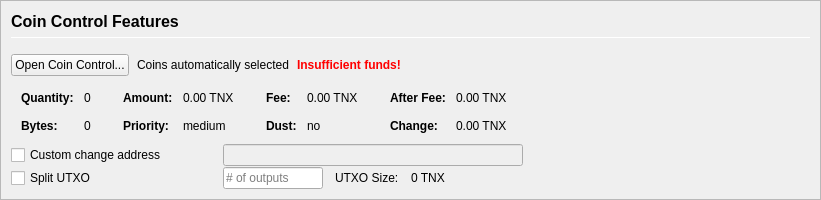
         <widget class="QFrame" name="frameCoinControl">
          <property name="sizePolicy">
           <sizepolicy hsizetype="Expanding" vsizetype="Expanding">
            <horstretch>0</horstretch>
            <verstretch>0</verstretch>
           </sizepolicy>
          </property>
          <property name="maximumSize">
           <size>
            <width>16777215</width>
            <height>16777215</height>
           </size>
          </property>
          <property name="frameShape">
           <enum>QFrame::StyledPanel</enum>
          </property>
          <property name="frameShadow">
           <enum>QFrame::Sunken</enum>
          </property>
          <layout class="QVBoxLayout" name="verticalLayoutCoinControl2">
           <property name="spacing">
            <number>0</number>
           </property>
           <property name="leftMargin">
            <number>0</number>
           </property>
           <property name="topMargin">
            <number>0</number>
           </property>
           <property name="rightMargin">
            <number>0</number>
           </property>
           <property name="bottomMargin">
            <number>0</number>
           </property>
           <item>
            <widget class="QFrame" name="frameCoinControl_BG">
             <layout class="QVBoxLayout" name="verticalLayoutCoinControl" stretch="0,0,0,0,0,0">
              <property name="spacing">
               <number>1</number>
              </property>
              <property name="leftMargin">
               <number>10</number>
              </property>
              <property name="topMargin">
               <number>10</number>
              </property>
              <item>
               <layout class="QHBoxLayout" name="horizontalLayoutCoinControl1">
                <property name="bottomMargin">
                 <number>15</number>
                </property>
                <item>
                 <layout class="QVBoxLayout" name="verticalLayout_3">
                  <property name="spacing">
                   <number>6</number>
                  </property>
                  <item>
                   <widget class="QLabel" name="labelCoinControlFeatures">
                    <property name="sizePolicy">
                     <sizepolicy hsizetype="Preferred" vsizetype="Maximum">
                      <horstretch>0</horstretch>
                      <verstretch>0</verstretch>
                     </sizepolicy>
                    </property>
                    <property name="minimumSize">
                     <size>
                      <width>0</width>
                      <height>20</height>
                     </size>
                    </property>
                    <property name="font">
                     <font>
                      <pointsize>12</pointsize>
                      <weight>75</weight>
                      <bold>true</bold>
                     </font>
                    </property>
                    <property name="styleSheet">
                     <string notr="true">font-weight:bold;</string>
                    </property>
                    <property name="text">
                     <string>Coin Control Features</string>
                    </property>
                   </widget>
                  </item>
                  <item>
                   <widget class="Line" name="line">
                    <property name="minimumSize">
                     <size>
                      <width>0</width>
                      <height>1</height>
                     </size>
                    </property>
                    <property name="maximumSize">
                     <size>
                      <width>16777215</width>
                      <height>1</height>
                     </size>
                    </property>
                    <property name="orientation">
                     <enum>Qt::Horizontal</enum>
                    </property>
                   </widget>
                  </item>
                 </layout>
                </item>
               </layout>
              </item>
              <item>
               <layout class="QHBoxLayout" name="horizontalLayoutCoinControl2" stretch="0,0,0,0">
                <property name="spacing">
                 <number>8</number>
                </property>
                <property name="bottomMargin">
                 <number>10</number>
                </property>
                <item>
                 <widget class="QPushButton" name="pushButtonCoinControl">
                  <property name="styleSheet">
                   <string notr="true"/>
                  </property>
                  <property name="text">
                   <string>Open Coin Control...</string>
                  </property>
                  <property name="autoDefault">
                   <bool>false</bool>
                  </property>
                 </widget>
                </item>
                <item>
                 <widget class="QLabel" name="labelCoinControlAutomaticallySelected">
                  <property name="text">
                   <string>Coins automatically selected</string>
                  </property>
                  <property name="margin">
                   <number>5</number>
                  </property>
                 </widget>
                </item>
                <item>
                 <widget class="QLabel" name="labelCoinControlInsuffFunds">
                  <property name="font">
                   <font>
                    <weight>75</weight>
                    <bold>true</bold>
                   </font>
                  </property>
                  <property name="styleSheet">
                   <string notr="true">color:red;font-weight:bold;</string>
                  </property>
                  <property name="text">
                   <string>Insufficient funds!</string>
                  </property>
                  <property name="margin">
                   <number>5</number>
                  </property>
                 </widget>
                </item>
                <item>
                 <spacer name="horizontalSpacerCoinControl">
                  <property name="orientation">
                   <enum>Qt::Horizontal</enum>
                  </property>
                  <property name="sizeHint" stdset="0">
                   <size>
                    <width>40</width>
                    <height>1</height>
                   </size>
                  </property>
                 </spacer>
                </item>
               </layout>
              </item>
              <item>
               <widget class="QWidget" name="widgetCoinControl" native="true">
                <property name="sizePolicy">
                 <sizepolicy hsizetype="Preferred" vsizetype="Preferred">
                  <horstretch>0</horstretch>
                  <verstretch>0</verstretch>
                 </sizepolicy>
                </property>
                <property name="minimumSize">
                 <size>
                  <width>0</width>
                  <height>0</height>
                 </size>
                </property>
                <property name="styleSheet">
                 <string notr="true"/>
                </property>
                <layout class="QHBoxLayout" name="horizontalLayoutCoinControl5">
                 <property name="leftMargin">
                  <number>0</number>
                 </property>
                 <property name="topMargin">
                  <number>0</number>
                 </property>
                 <property name="rightMargin">
                  <number>0</number>
                 </property>
                 <property name="bottomMargin">
                  <number>0</number>
                 </property>
                 <item>
                  <layout class="QHBoxLayout" name="horizontalLayoutCoinControl3" stretch="0,0,0,1">
                   <property name="spacing">
                    <number>20</number>
                   </property>
                   <property name="topMargin">
                    <number>0</number>
                   </property>
                   <property name="bottomMargin">
                    <number>10</number>
                   </property>
                   <item>
                    <layout class="QFormLayout" name="formLayoutCoinControl1">
                     <property name="horizontalSpacing">
                      <number>10</number>
                     </property>
                     <property name="verticalSpacing">
                      <number>14</number>
                     </property>
                     <property name="leftMargin">
                      <number>10</number>
                     </property>
                     <property name="topMargin">
                      <number>4</number>
                     </property>
                     <property name="rightMargin">
                      <number>6</number>
                     </property>
                     <item row="0" column="0">
                      <widget class="QLabel" name="labelCoinControlQuantityText">
                       <property name="font">
                        <font>
                         <weight>75</weight>
                         <bold>true</bold>
                        </font>
                       </property>
                       <property name="text">
                        <string>Quantity:</string>
                       </property>
                       <property name="margin">
                        <number>0</number>
                       </property>
                      </widget>
                     </item>
                     <item row="0" column="1">
                      <widget class="QLabel" name="labelCoinControlQuantity">
                       <property name="cursor">
                        <cursorShape>IBeamCursor</cursorShape>
                       </property>
                       <property name="contextMenuPolicy">
                        <enum>Qt::ActionsContextMenu</enum>
                       </property>
                       <property name="text">
                        <string notr="true">0</string>
                       </property>
                       <property name="margin">
                        <number>0</number>
                       </property>
                       <property name="textInteractionFlags">
                        <set>Qt::LinksAccessibleByMouse|Qt::TextSelectableByKeyboard|Qt::TextSelectableByMouse</set>
                       </property>
                      </widget>
                     </item>
                     <item row="1" column="0">
                      <widget class="QLabel" name="labelCoinControlBytesText">
                       <property name="font">
                        <font>
                         <weight>75</weight>
                         <bold>true</bold>
                        </font>
                       </property>
                       <property name="text">
                        <string>Bytes:</string>
                       </property>
                      </widget>
                     </item>
                     <item row="1" column="1">
                      <widget class="QLabel" name="labelCoinControlBytes">
                       <property name="cursor">
                        <cursorShape>IBeamCursor</cursorShape>
                       </property>
                       <property name="contextMenuPolicy">
                        <enum>Qt::ActionsContextMenu</enum>
                       </property>
                       <property name="text">
                        <string notr="true">0</string>
                       </property>
                       <property name="textInteractionFlags">
                        <set>Qt::LinksAccessibleByMouse|Qt::TextSelectableByKeyboard|Qt::TextSelectableByMouse</set>
                       </property>
                      </widget>
                     </item>
                    </layout>
                   </item>
                   <item>
                    <layout class="QFormLayout" name="formLayoutCoinControl2">
                     <property name="horizontalSpacing">
                      <number>10</number>
                     </property>
                     <property name="verticalSpacing">
                      <number>14</number>
                     </property>
                     <property name="leftMargin">
                      <number>6</number>
                     </property>
                     <property name="topMargin">
                      <number>4</number>
                     </property>
                     <property name="rightMargin">
                      <number>6</number>
                     </property>
                     <item row="0" column="0">
                      <widget class="QLabel" name="labelCoinControlAmountText">
                       <property name="font">
                        <font>
                         <weight>75</weight>
                         <bold>true</bold>
                        </font>
                       </property>
                       <property name="text">
                        <string>Amount:</string>
                       </property>
                       <property name="margin">
                        <number>0</number>
                       </property>
                      </widget>
                     </item>
                     <item row="0" column="1">
                      <widget class="QLabel" name="labelCoinControlAmount">
                       <property name="cursor">
                        <cursorShape>IBeamCursor</cursorShape>
                       </property>
                       <property name="contextMenuPolicy">
                        <enum>Qt::ActionsContextMenu</enum>
                       </property>
                       <property name="text">
                        <string notr="true">0.00 TNX</string>
                       </property>
                       <property name="textInteractionFlags">
                        <set>Qt::LinksAccessibleByMouse|Qt::TextSelectableByKeyboard|Qt::TextSelectableByMouse</set>
                       </property>
                      </widget>
                     </item>
                     <item row="1" column="0">
                      <widget class="QLabel" name="labelCoinControlPriorityText">
                       <property name="font">
                        <font>
                         <weight>75</weight>
                         <bold>true</bold>
                        </font>
                       </property>
                       <property name="text">
                        <string>Priority:</string>
                       </property>
                      </widget>
                     </item>
                     <item row="1" column="1">
                      <widget class="QLabel" name="labelCoinControlPriority">
                       <property name="cursor">
                        <cursorShape>IBeamCursor</cursorShape>
                       </property>
                       <property name="contextMenuPolicy">
                        <enum>Qt::ActionsContextMenu</enum>
                       </property>
                       <property name="text">
                        <string>medium</string>
                       </property>
                       <property name="textInteractionFlags">
                        <set>Qt::LinksAccessibleByMouse|Qt::TextSelectableByKeyboard|Qt::TextSelectableByMouse</set>
                       </property>
                      </widget>
                     </item>
                    </layout>
                   </item>
                   <item>
                    <layout class="QFormLayout" name="formLayoutCoinControl3">
                     <property name="horizontalSpacing">
                      <number>10</number>
                     </property>
                     <property name="verticalSpacing">
                      <number>14</number>
                     </property>
                     <property name="leftMargin">
                      <number>6</number>
                     </property>
                     <property name="topMargin">
                      <number>4</number>
                     </property>
                     <property name="rightMargin">
                      <number>6</number>
                     </property>
                     <item row="0" column="0">
                      <widget class="QLabel" name="labelCoinControlFeeText">
                       <property name="font">
                        <font>
                         <weight>75</weight>
                         <bold>true</bold>
                        </font>
                       </property>
                       <property name="text">
                        <string>Fee:</string>
                       </property>
                       <property name="margin">
                        <number>0</number>
                       </property>
                      </widget>
                     </item>
                     <item row="0" column="1">
                      <widget class="QLabel" name="labelCoinControlFee">
                       <property name="cursor">
                        <cursorShape>IBeamCursor</cursorShape>
                       </property>
                       <property name="contextMenuPolicy">
                        <enum>Qt::ActionsContextMenu</enum>
                       </property>
                       <property name="text">
                        <string notr="true">0.00 TNX</string>
                       </property>
                       <property name="textInteractionFlags">
                        <set>Qt::LinksAccessibleByMouse|Qt::TextSelectableByKeyboard|Qt::TextSelectableByMouse</set>
                       </property>
                      </widget>
                     </item>
                     <item row="1" column="0">
                      <widget class="QLabel" name="labelCoinControlLowOutputText">
                       <property name="font">
                        <font>
                         <weight>75</weight>
                         <bold>true</bold>
                        </font>
                       </property>
                       <property name="text">
                        <string>Dust:</string>
                       </property>
                      </widget>
                     </item>
                     <item row="1" column="1">
                      <widget class="QLabel" name="labelCoinControlLowOutput">
                       <property name="cursor">
                        <cursorShape>IBeamCursor</cursorShape>
                       </property>
                       <property name="contextMenuPolicy">
                        <enum>Qt::ActionsContextMenu</enum>
                       </property>
                       <property name="text">
                        <string>no</string>
                       </property>
                       <property name="textInteractionFlags">
                        <set>Qt::LinksAccessibleByMouse|Qt::TextSelectableByKeyboard|Qt::TextSelectableByMouse</set>
                       </property>
                      </widget>
                     </item>
                    </layout>
                   </item>
                   <item>
                    <layout class="QFormLayout" name="formLayoutCoinControl4">
                     <property name="horizontalSpacing">
                      <number>10</number>
                     </property>
                     <property name="verticalSpacing">
                      <number>14</number>
                     </property>
                     <property name="leftMargin">
                      <number>6</number>
                     </property>
                     <property name="topMargin">
                      <number>4</number>
                     </property>
                     <property name="rightMargin">
                      <number>6</number>
                     </property>
                     <item row="0" column="0">
                      <widget class="QLabel" name="labelCoinControlAfterFeeText">
                       <property name="font">
                        <font>
                         <weight>75</weight>
                         <bold>true</bold>
                        </font>
                       </property>
                       <property name="text">
                        <string>After Fee:</string>
                       </property>
                       <property name="margin">
                        <number>0</number>
                       </property>
                      </widget>
                     </item>
                     <item row="0" column="1">
                      <widget class="QLabel" name="labelCoinControlAfterFee">
                       <property name="cursor">
                        <cursorShape>IBeamCursor</cursorShape>
                       </property>
                       <property name="contextMenuPolicy">
                        <enum>Qt::ActionsContextMenu</enum>
                       </property>
                       <property name="text">
                        <string notr="true">0.00 TNX</string>
                       </property>
                       <property name="textInteractionFlags">
                        <set>Qt::LinksAccessibleByMouse|Qt::TextSelectableByKeyboard|Qt::TextSelectableByMouse</set>
                       </property>
                      </widget>
                     </item>
                     <item row="1" column="0">
                      <widget class="QLabel" name="labelCoinControlChangeText">
                       <property name="font">
                        <font>
                         <weight>75</weight>
                         <bold>true</bold>
                        </font>
                       </property>
                       <property name="text">
                        <string>Change:</string>
                       </property>
                      </widget>
                     </item>
                     <item row="1" column="1">
                      <widget class="QLabel" name="labelCoinControlChange">
                       <property name="cursor">
                        <cursorShape>IBeamCursor</cursorShape>
                       </property>
                       <property name="contextMenuPolicy">
                        <enum>Qt::ActionsContextMenu</enum>
                       </property>
                       <property name="text">
                        <string notr="true">0.00 TNX</string>
                       </property>
                       <property name="textInteractionFlags">
                        <set>Qt::LinksAccessibleByMouse|Qt::TextSelectableByKeyboard|Qt::TextSelectableByMouse</set>
                       </property>
                      </widget>
                     </item>
                    </layout>
                   </item>
                  </layout>
                 </item>
                </layout>
               </widget>
              </item>
              <item>
               <layout class="QHBoxLayout" name="horizontalLayoutCoinControl4">
                <property name="spacing">
                 <number>12</number>
                </property>
                <property name="sizeConstraint">
                 <enum>QLayout::SetDefaultConstraint</enum>
                </property>
                <property name="topMargin">
                 <number>0</number>
                </property>
                <property name="rightMargin">
                 <number>0</number>
                </property>
                <item>
                 <widget class="QCheckBox" name="checkBoxCoinControlChange">
                  <property name="sizePolicy">
                   <sizepolicy hsizetype="Preferred" vsizetype="Preferred">
                    <horstretch>0</horstretch>
                    <verstretch>0</verstretch>
                   </sizepolicy>
                  </property>
                  <property name="minimumSize">
                   <size>
                    <width>200</width>
                    <height>0</height>
                   </size>
                  </property>
                  <property name="maximumSize">
                   <size>
                    <width>200</width>
                    <height>16777215</height>
                   </size>
                  </property>
                  <property name="toolTip">
                   <string>If this is activated, but the change address is empty or invalid, change will be sent to a newly generated address.</string>
                  </property>
                  <property name="text">
                   <string>Custom change address</string>
                  </property>
                 </widget>
                </item>
                <item>
                 <widget class="QValidatedLineEdit" name="lineEditCoinControlChange">
                  <property name="enabled">
                   <bool>false</bool>
                  </property>
                  <property name="sizePolicy">
                   <sizepolicy hsizetype="Preferred" vsizetype="Preferred">
                    <horstretch>0</horstretch>
                    <verstretch>0</verstretch>
                   </sizepolicy>
                  </property>
                  <property name="minimumSize">
                   <size>
                    <width>300</width>
                    <height>0</height>
                   </size>
                  </property>
                 </widget>
                </item>
                <item>
                 <widget class="QLabel" name="labelCoinControlChangeLabel">
                  <property name="sizePolicy">
                   <sizepolicy hsizetype="Preferred" vsizetype="Preferred">
                    <horstretch>0</horstretch>
                    <verstretch>0</verstretch>
                   </sizepolicy>
                  </property>
                  <property name="minimumSize">
                   <size>
                    <width>100</width>
                    <height>0</height>
                   </size>
                  </property>
                  <property name="text">
                   <string/>
                  </property>
                  <property name="margin">
                   <number>3</number>
                  </property>
                 </widget>
                </item>
               </layout>
              </item>
              <item>
               <layout class="QHBoxLayout" name="horizontalLayoutCoinControl6">
                <property name="spacing">
                 <number>12</number>
                </property>
                <property name="rightMargin">
                 <number>0</number>
                </property>
                <item>
                 <widget class="QCheckBox" name="splitBlockCheckBox">
                  <property name="sizePolicy">
                   <sizepolicy hsizetype="Preferred" vsizetype="Preferred">
                    <horstretch>0</horstretch>
                    <verstretch>0</verstretch>
                   </sizepolicy>
                  </property>
                  <property name="minimumSize">
                   <size>
                    <width>200</width>
                    <height>0</height>
                   </size>
                  </property>
                  <property name="maximumSize">
                   <size>
                    <width>200</width>
                    <height>16777215</height>
                   </size>
                  </property>
                  <property name="text">
                   <string>Split UTXO</string>
                  </property>
                 </widget>
                </item>
                <item>
                 <widget class="QLineEdit" name="splitBlockLineEdit">
                  <property name="sizePolicy">
                   <sizepolicy hsizetype="Preferred" vsizetype="Preferred">
                    <horstretch>50</horstretch>
                    <verstretch>0</verstretch>
                   </sizepolicy>
                  </property>
                  <property name="minimumSize">
                   <size>
                    <width>100</width>
                    <height>0</height>
                   </size>
                  </property>
                  <property name="maximumSize">
                   <size>
                    <width>100</width>
                    <height>16777215</height>
                   </size>
                  </property>
                  <property name="placeholderText">
                   <string># of outputs</string>
                  </property>
                 </widget>
                </item>
                <item>
                 <widget class="QLabel" name="labelBlockSizeText">
                  <property name="text">
                   <string>UTXO Size:</string>
                  </property>
                 </widget>
                </item>
                <item>
                 <widget class="QLabel" name="labelBlockSize">
                  <property name="text">
                   <string>0 TNX</string>
                  </property>
                 </widget>
                </item>
                <item>
                 <spacer name="horizontalSpacer_7">
                  <property name="orientation">
                   <enum>Qt::Horizontal</enum>
                  </property>
                  <property name="sizeHint" stdset="0">
                   <size>
                    <width>40</width>
                    <height>20</height>
                   </size>
                  </property>
                 </spacer>
                </item>
               </layout>
              </item>
              <item>
               <spacer name="verticalSpacerCoinControl">
                <property name="orientation">
                 <enum>Qt::Vertical</enum>
                </property>
                <property name="sizeHint" stdset="0">
                 <size>
                  <width>800</width>
                  <height>1</height>
                 </size>
                </property>
               </spacer>
              </item>
             </layout>
            </widget>
           </item>
          </layout>
         </widget>
